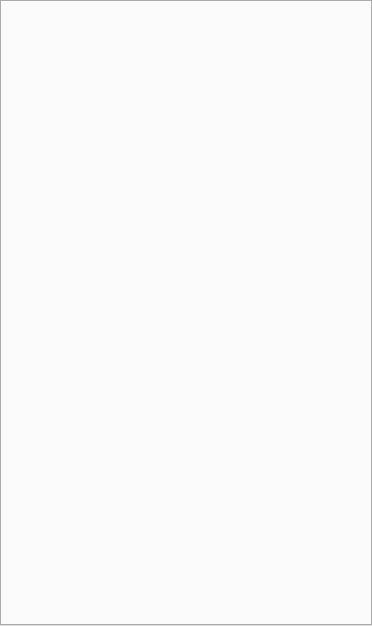
<?xml version="1.0" encoding="UTF-8"?>
<ui version="4.0">
 <class>SubWindow</class>
 <widget class="QWidget" name="SubWindow">
  <property name="geometry">
   <rect>
    <x>0</x>
    <y>0</y>
    <width>372</width>
    <height>626</height>
   </rect>
  </property>
  <property name="minimumSize">
   <size>
    <width>250</width>
    <height>0</height>
   </size>
  </property>
  <property name="acceptDrops">
   <bool>true</bool>
  </property>
  <property name="windowTitle">
   <string>Form</string>
  </property>
  <layout class="QVBoxLayout" name="verticalLayout">
   <property name="spacing">
    <number>0</number>
   </property>
   <property name="leftMargin">
    <number>0</number>
   </property>
   <property name="topMargin">
    <number>0</number>
   </property>
   <property name="rightMargin">
    <number>0</number>
   </property>
   <property name="bottomMargin">
    <number>0</number>
   </property>
   <item>
    <widget class="QTabWidget" name="FileList">
     <property name="styleSheet">
      <string notr="true"/>
     </property>
     <property name="currentIndex">
      <number>-1</number>
     </property>
     <property name="tabsClosable">
      <bool>true</bool>
     </property>
    </widget>
   </item>
  </layout>
 </widget>
 <resources/>
 <connections/>
</ui>
